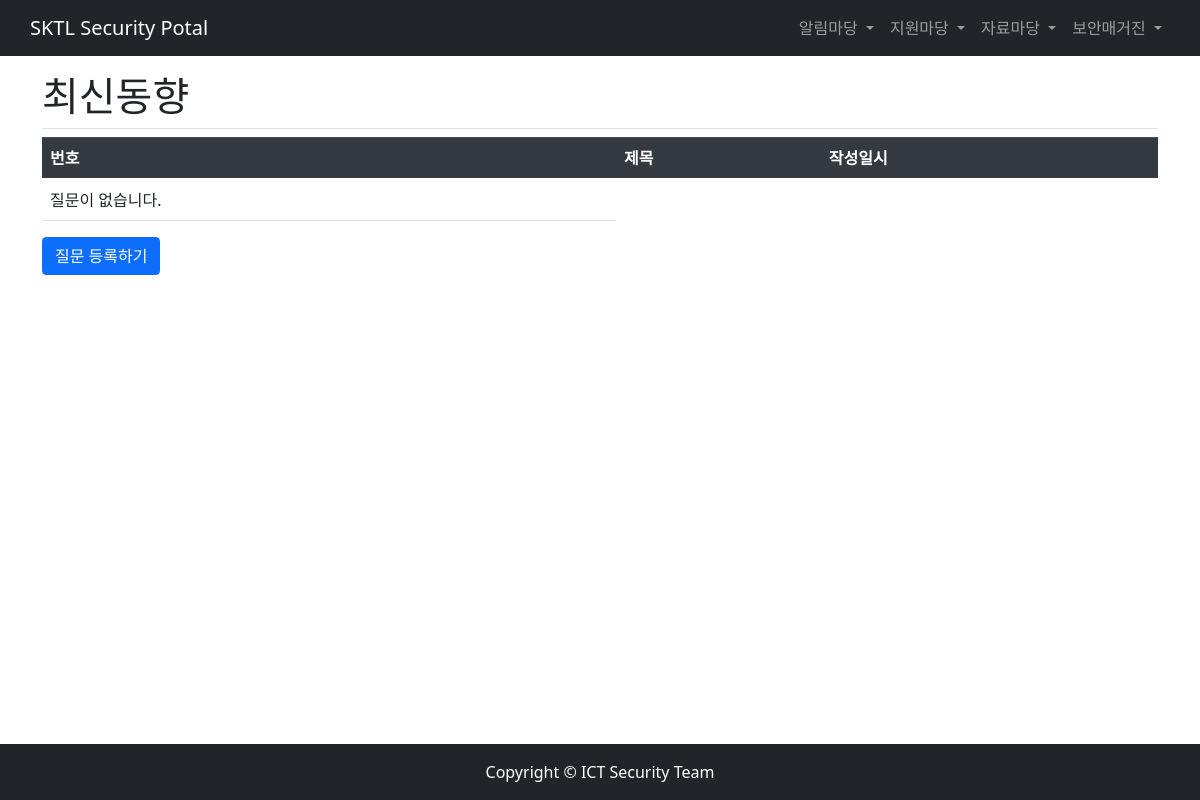
Before: /pybo/trend_data/ with the older database file.
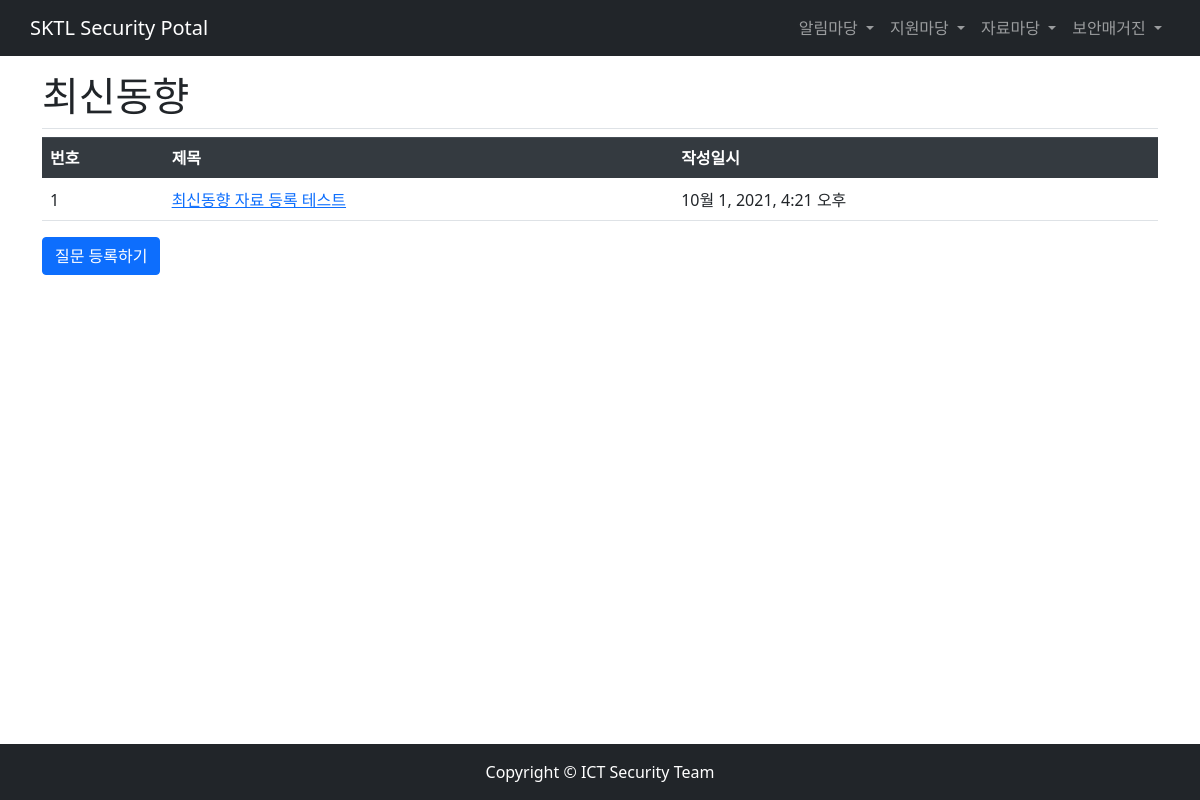
After: the same page with the newer database file.
### pybo/models.py (models this page shows, shortened)
class Model_trend(models.Model):
    subject = models.CharField(max_length=200)
    upload_files = models.FileField(upload_to=get_file_path, null=True, blank=True, verbose_name='파일')
    filename = models.CharField(max_length=64, null=True, verbose_name='첨부파일명')
    content = models.TextField()
    create_date = models.DateTimeField()

### pybo/views.py (the view)
# urls.py: path('trend_data/', views.trend_data, name='trend_data'),
def trend_data(request):
    page = request.GET.get('page', '1') # 페이지(ex-localhost:8000/pybo/?page=1)
    trend_list = Model_trend.objects.order_by('-create_date')
    paginator = Paginator(trend_list, 10) # 페이지당 10개씩 보여 주기, question_list를 페이징 객체 paginator 로 변환
    page_obj = paginator.get_page(page)
    context = {'trend_list': page_obj}
    return render(request, 'pybo/trend_list.html', context)

### pybo/templatetags/pybo_filter.py (called while the page is built)
@register.filter
def sub(value, arg):
    return value - arg

### templates/pybo/trend_list.html
{% extends 'base.html' %}
{% load pybo_filter %}
{% block content %}
<div class="container my-3">
    <h1 class="border-bottom py-2">최신동향</h1>
    <table  class="table">
        <thead>
        <tr class="thead-dark">
            <th>번호</th>
            <th>제목</th>
            <th>작성일시</th>
        </tr>
        </thead>
        <tbody>
        {% if trend_list %}
        {% for trend in trend_list %}
        <tr>
            <td>{{ trend_list.paginator.count|sub:trend_list.start_index|sub:forloop.counter0|add:1 }}</td>
            <td>
                <a href="{% url 'pybo:trend_detail' trend.id %}">
                    {{ trend.subject }}
                </a>
            </td>
            <td>{{ trend.create_date }}</td>
        </tr>
        {% endfor %}
        {% else %}
        <tr>
            <td colsapn="3">질문이 없습니다.</td>
        </tr>
        {% endif %}
        </tbody>
    </table>
    <a href="{% url 'pybo:trend_create' %}" class="btn btn-primary" >
        질문 등록하기
    </a>
</div>
{% endblock %}

Changed rows visible on the page:
added Model_trend: paginator.count|sub "1", subject "최신동향 자료 등록 테스트", create_date "10월 1, 2021, 4:21 오후"
Other visible differences:
text no longer shown: "질문이 없습니다."
